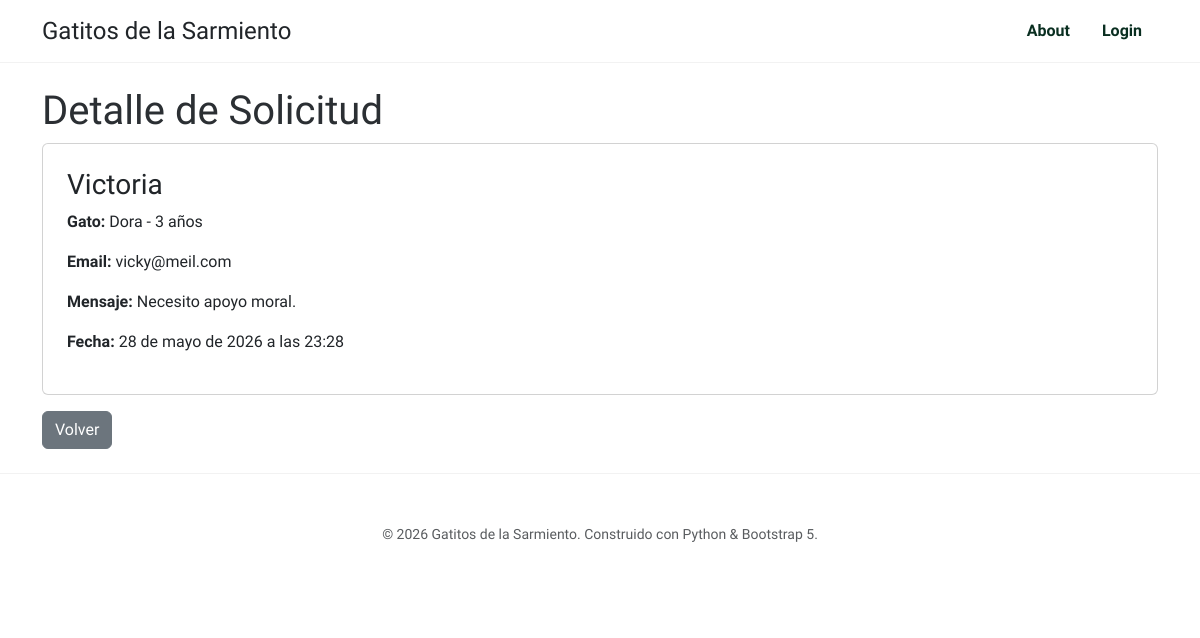
The page /gato/solicitud/detail/1 on the database its author committed.
### gato/models.py (models this page shows, shortened)
class SolicitudAdopcion(models.Model):
    gato = models.ForeignKey(Gato, on_delete=models.CASCADE)
    nombre = models.CharField(max_length=100)
    email = models.EmailField()
    mensaje = models.TextField()
    fecha = models.DateTimeField(auto_now_add=True)

class Gato(models.Model):
    categoria = models.ForeignKey(
        Categoria,
        on_delete=models.SET_NULL,
        null=True,
        blank=True,
        verbose_name="categoría",
    )
    nombre = models.CharField(max_length=100)
    descripcion = models.TextField(blank=True, null=True)
    edad = models.IntegerField()
    sexo = models.CharField(max_length=20)
    disponibilidad = models.BooleanField(default=True)
    fecha_actualizacion = models.DateTimeField(editable=False, auto_now=True)
    def __str__(self) -> str:
        return f"{self.nombre} - {self.edad} años"
    class Meta:
        verbose_name = "Gato"
        verbose_name_plural = "Gatos"
        constraints = [
            models.UniqueConstraint(
                fields=["categoria", "nombre"], name="categoria_nombre"
            )
        ]
        indexes = [models.Index(fields=["nombre"])]

### gato/views.py (the view)
# urls.py: path("solicitud/detail/<int:pk>", SolicitudAdopcionDetail.as_view(), name="solicitud_detail"
class SolicitudAdopcionDetail(DetailView):
    model = SolicitudAdopcion

### gato/templates/gato/solicitudadopcion_detail.html
{% extends 'core/base.html' %}
{% block contenido %}
<div class="container py-4">
    <h1>Detalle de Solicitud</h1>
    <div class="card p-4">
        <h3>{{ object.nombre }}</h3>
        <p><strong>Gato:</strong>
            {{ object.gato }}</p>
        <p><strong>Email:</strong>
            {{ object.email }}</p>
        <p><strong>Mensaje:</strong>
            {{ object.mensaje }}</p>
        <p><strong>Fecha:</strong>
            {{ object.fecha }}</p>
    </div>
    <a class="btn btn-secondary mt-3" href="{% url 'gato:solicitud_home' %}">
        Volver</a>
</div>
{% endblock contenido %}

### core/static/core/css/styles.css (style rules this page uses)
:root { --django-green: #092e20; --django-light: #44b78b; }
body { font-family: 'Plus Jakarta Sans', sans-serif; color: #2b2f33; }

### rows shown on the page
SolicitudAdopcion: nombre "Victoria", gato "Dora - 3 años", email "vicky@meil.com", mensaje "Necesito apoyo moral.", fecha "28 de mayo de 2026 a las 23:28"
